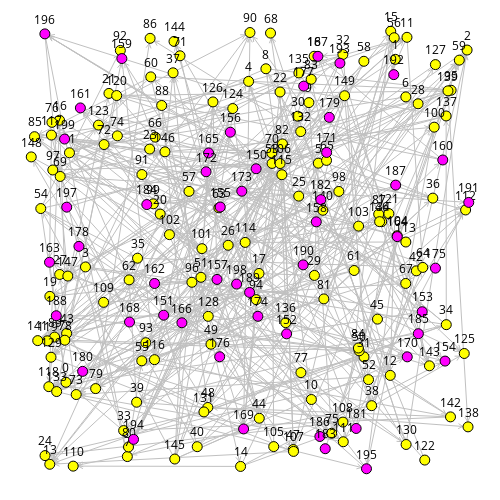

The notebook cell this image was saved under:
### Code cell
sn.reset_edge_colors(g)
sn.show_graph(g, nlab=True)

### Figure 1 — Plotly figure (JSON) as saved in the notebook; plotly's stock layout.template omitted (floating-point values rounded to 4 significant figures; data arrays with more than 128 entries replaced by an {"elided": "..."} marker saying what was removed)
{"data": [{"hoverinfo": "none", "line": {"color": "rgb(192, 192, 192)", "width": 1}, "mode": "lines", "x": {"elided": "3681 float values"}, "y": {"elided": "3681 float values"}}, {"hoverinfo": "none", "marker": {"color": "rgb(255, 255, 0)", "line": {"color": "rgb(0, 0, 0)", "width": 1}, "size": 10}, "mode": "markers+text", "text": {"elided": "150 int values"}, "textfont": {"color": "rgb(0, 0, 0)"}, "textposition": "top center", "x": {"elided": "150 float values"}, "y": {"elided": "150 float values"}}, {"hoverinfo": "none", "marker": {"color": "rgb(255, 0, 255)", "line": {"color": "rgb(0, 0, 0)", "width": 1}, "size": 10}, "mode": "markers+text", "text": [150, 151, 152, 153, 154, 155, 156, 157, 158, 159, 160, 161, 162, 163, 164, 165, 166, 167, 168, 169, 170, 171, 172, 173, 174, 175, 176, 177, 178, 179, 180, 181, 182, 183, 184, 185, 186, 187, 188, 189, 190, 191, 192, 193, 194, 195, 196, 197, 198, 199], "textfont": {"color": "rgb(0, 0, 0)"}, "textposition": "top center", "x": [0.5119, 0.3028, 0.5809, 0.8875, 0.9392, 0.4307, 0.4536, 0.4235, 0.6479, 0.2083, 0.934, 0.1145, 0.2822, 0.04463, 0.831, 0.4044, 0.344, 0.6517, 0.2256, 0.4836, 0.8537, 0.6713, 0.3987, 0.4794, 0.5159, 0.9174, 0.4295, 0.6195, 0.1112, 0.6774, 0.1195, 0.7381, 0.6583, 0.6681, 0.2647, 0.8787, 0.656, 0.8275, 0.06, 0.4971, 0.6182, 0.9927, 0.8232, 0.7014, 0.2347, 0.7614, 0.03417, 0.08359, 0.4678, 0.07871], "y": [0.6835, 0.3554, 0.3135, 0.3631, 0.2525, 0.5977, 0.7654, 0.4355, 0.5645, 0.9304, 0.7031, 0.8197, 0.4264, 0.4739, 0.5314, 0.7189, 0.3383, 0.9354, 0.34, 0.1005, 0.262, 0.72, 0.6767, 0.6331, 0.3529, 0.4608, 0.2622, 0.8686, 0.5095, 0.7986, 0.2295, 0.1015, 0.6142, 0.05616, 0.6032, 0.3139, 0.08354, 0.6468, 0.3541, 0.4063, 0.468, 0.608, 0.8944, 0.92, 0.07709, 0.01124, 0.9857, 0.5974, 0.4251, 0.75]}], "layout": {"height": 500, "margin": {"b": 0, "l": 0, "r": 0, "t": 0}, "showlegend": false, "width": 500, "xaxis": {"showgrid": false, "showticklabels": false, "zeroline": false}, "yaxis": {"showgrid": false, "showticklabels": false, "zeroline": false}}}
